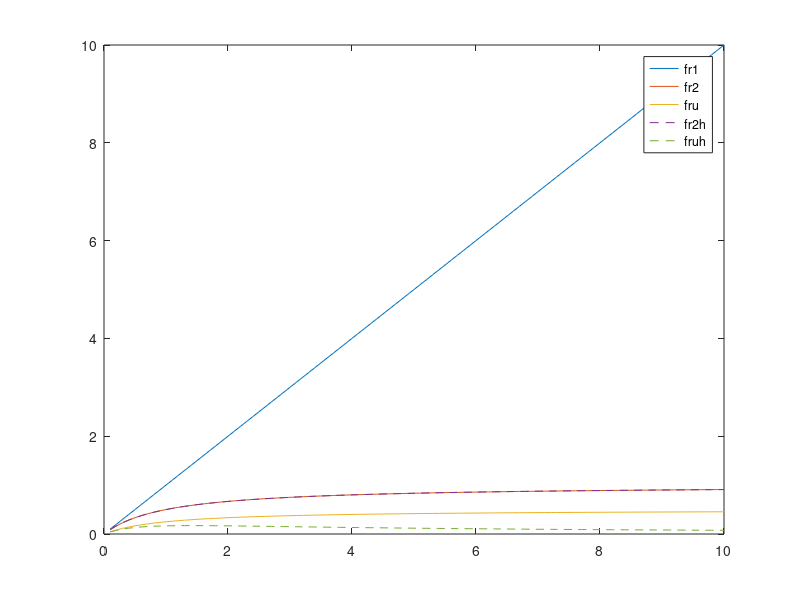
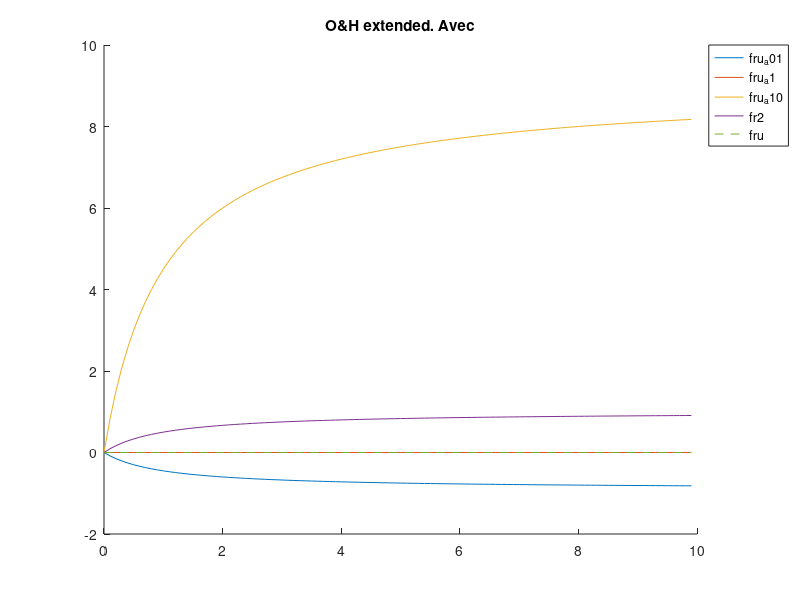
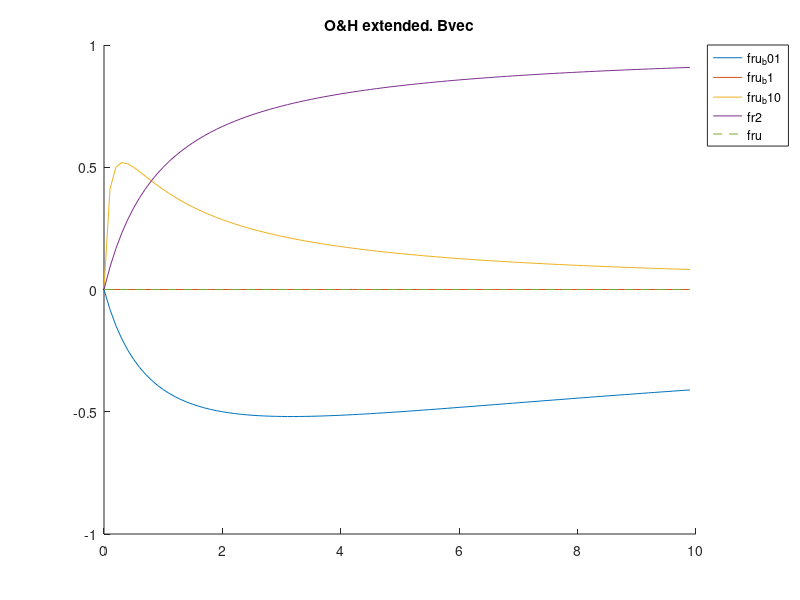
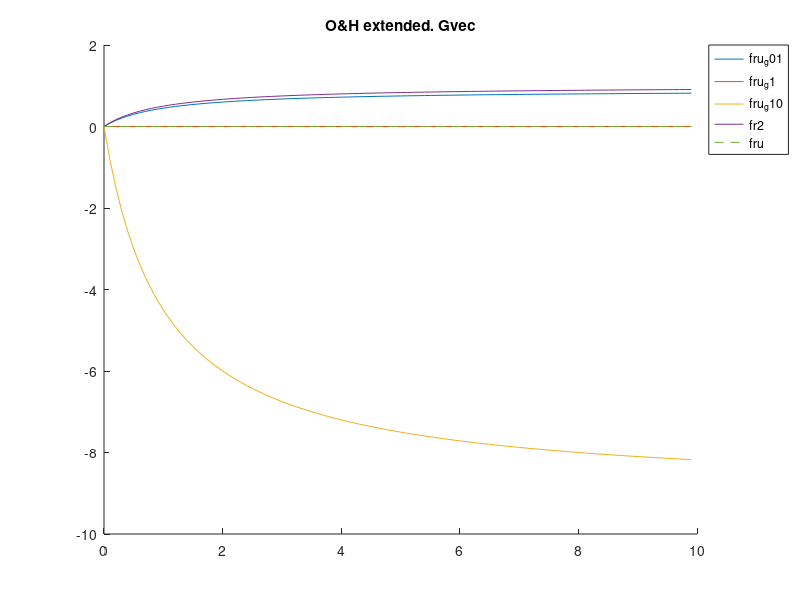

MATLAB code to generate these figures, in order:

% --- Compare different func resps with same param values ---------------------

% Assume a two species system of one prey and one predator
N1 = 0.1:0.1:10; 
a = 1;
b = 1;
g = a/2;
d = b;

% NestProj FR1

fr1 = a .* N1;

% NestProj FR2 (same as FR2 in Okuyama & Holland 2008)

fr2 = a .* N1 ./ (b^-1 + N1);

% NestProj FR Unimodal

fru = a .* N1 ./ (b^-1 + N1) - g .* N1 ./ (d^-1 + N1);

% FR2 in Holland et al. 2002

fr2h = a .* N1 ./ (1 + a .* N1);

% FR Unimodal in Holland et al. 2002

fruh = a .* N1 ./ (1 + a .* N1) - g .* N1 ./ (1 + g .* N1);

% Plot results
figure()
plot(N1, fr1)
hold on
plot(N1,fr2)
plot(N1, fru)
plot(N1,fr2h, '--')
plot(N1, fruh, '--')
legend('fr1', 'fr2', 'fru', 'fr2h', 'fruh')



% ---- Compare different param value sets for unimodal resps -------------------

% Assume a two species system of one prey and one predator
N1 = 0.001:0.1:10; 
a = 1;
b = 1;
g = 1;
d = 1;

aVec = [0.1 1 10];
bVec = [0.1 1 10];
gVec = [0.1 1 10];
dVec = [0.1 1 10];

% NestProj FR2 (same as FR2 in Okuyama & Holland 2008)
fr2 = a .* N1 ./ (b^-1 + N1);

% NestProj FR Unimodal
fru = a .* N1 ./ (b^-1 + N1) - g .* N1 ./ (d^-1 + N1);

% NestProj FR Unimodal paramVec
fru_a = aVec' * N1 ./ repmat((b^-1 + N1),3,1,1) -  repmat(g .* N1 ./ (d^-1 + N1),3,1,1);
fru_b = repmat(a .* N1,3,1,1) ./ ((bVec.^-1)' + repmat(N1,3,1,1)) -  repmat(g .* N1 ./ (d^-1 + N1),3,1,1);
fru_g = repmat(a .* N1 ./ (b^-1 + N1),3,1,1) - gVec' .* N1 ./ repmat((d^-1 + N1),3,1,1);
fru_d = repmat(a .* N1 ./ (b^-1 + N1),3,1,1) - repmat(g .* N1,3,1,1) ./ ((dVec.^-1)' + repmat(N1,3,1,1));

% FR2 in Holland et al. 2002
fr2h = a .* N1 ./ (1 + a .* N1);

% FR Unimodal in Holland et al. 2002
fruh = a .* N1 ./ (1 + a .* N1) - g .* N1 ./ (1 + g .* N1);

% FR Unimodal in Holland et al. 2002 paramVec
fruh_a = aVec' * N1 ./ (1 + aVec' * N1) - repmat(g .* N1 ./ (1 + g .* N1),3,1,1);
fruh_g = repmat(a * N1 ./ (1 + a * N1),3,1,1) - gVec' .* N1 ./ (1 + gVec' .* N1);

% O&H style aVec
figure()
hold on
plot(N1, fru_a)
plot(N1, fr2)
plot(N1, fru, '--')
legend( 'fru_a01', 'fru_a1', 'fru_a10', 'fr2', 'fru',  'location', 'bestoutside')
title('O&H extended. Avec')

% O&H style bVec
figure()
hold on
plot(N1, fru_b)
plot(N1, fr2)
plot(N1, fru, '--')
legend( 'fru_b01', 'fru_b1', 'fru_b10', 'fr2','fru',  'location', 'bestoutside')
title('O&H extended. Bvec')

% O&H style gVec
figure()
hold on
plot(N1, fru_g)
plot(N1, fr2)
plot(N1, fru, '--')
legend( 'fru_g01', 'fru_g1', 'fru_g10', 'fr2','fru',  'location', 'bestoutside')
title('O&H extended. Gvec')

% O&H style dVec
figure()
hold on
plot(N1, fru_d)
plot(N1, fr2)
plot(N1, fru, '--')
legend( 'fru_d01', 'fru_d1', 'fru_d10', 'fr2','fru', 'location', 'bestoutside')
title('O&H extended. Dvec')

% H style aVec
figure()
hold on
plot(N1,fruh_a)
plot(N1, fr2h)
plot(N1, fruh,'--')
legend(  'fruh_a01', 'fruh_a1', 'fruh_a10','fr2h', 'fruh', 'location', 'bestoutside')
title('Holland. Avec')

% H style gVec
figure()
hold on
plot(N1,fruh_g)
plot(N1, fr2h)
plot(N1, fruh, '--')
legend( 'fruh_g01', 'fruh_g1', 'fruh_g10', 'fr2h', 'fruh', 'location', 'bestoutside')
title('Holland. Gvec')


% Comparisons
figure()
hold on
plot(N1, fr2)
plot(N1, fr2h, '--')
plot(N1, fru_b)
plot(N1, fruh_a,'--')
title('O&H Bvec (full) vs Holland Avec (dashed)')
legend( 'fr2 (O&H)','fr2h', 'fru_b01', 'fru_b1', 'fru_b10', 'fruh_a01', 'fruh_a1', 'fruh_a10', 'location', 'bestoutside')

figure()
hold on
plot(N1, fr2)
plot(N1, fr2h, '--')
plot(N1, fru_d)
plot(N1, fruh_g,'--')
title('O&H Dvec (full) vs Holland Gvec (dashed)')
legend( 'fr2 (O&H)','fr2h', 'fru_d01', 'fru_d1', 'fru_d10', 'fruh_g01', 'fruh_g1', 'fruh_g10', 'location', 'bestoutside')



% Play around with Holland style

% Assume a two species system of one prey and one predator
N1 = 0.1:0.1:10; 
a = 1;
g = 0;%0.05;%
T2 = 0;%1;
TU = 0;%1;% 0.7;

% NestProj FR1

fr1 = a .* N1;

% FR2 in Holland et al. 2002

fr2h = a .* N1 ./ (1 + a .* T2 .* N1);

% FR Unimodal in Holland et al. 2002

fruh = a .* N1 ./ (1 + a .* TU .* N1) - g .* N1 ./ (1 + g .* N1);


% Plot results
figure()
plot(N1, fr1)
ylim([0,1])
hold on
plot(N1,fr2h, '--')
plot(N1, fruh, ':')
legend('fr1', 'fr2h', 'fruh')
% legend('fr2h', 'fruh')
